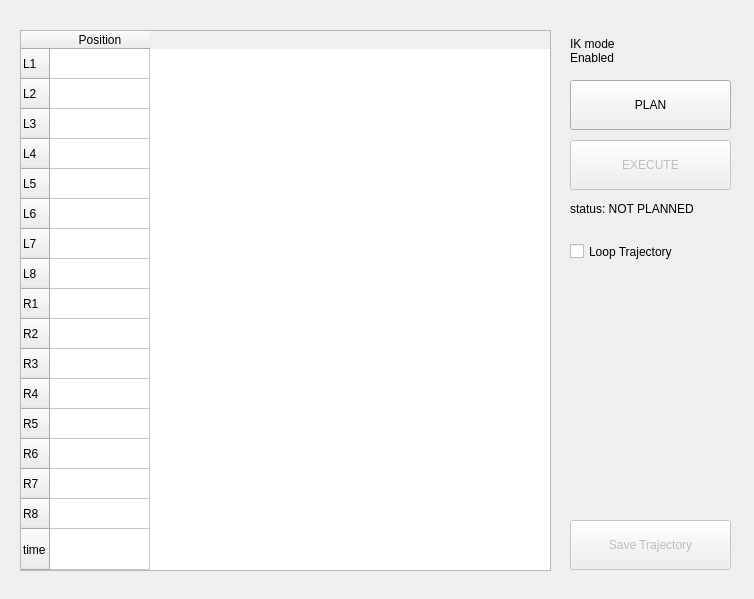
<?xml version="1.0" encoding="UTF-8"?>
<ui version="4.0">
 <class>Dialog</class>
 <widget class="QDialog" name="Dialog">
  <property name="geometry">
   <rect>
    <x>0</x>
    <y>0</y>
    <width>754</width>
    <height>599</height>
   </rect>
  </property>
  <property name="windowTitle">
   <string>movegroup</string>
  </property>
  <widget class="QPushButton" name="ikEnableBtn">
   <property name="enabled">
    <bool>true</bool>
   </property>
   <property name="geometry">
    <rect>
     <x>680</x>
     <y>30</y>
     <width>41</width>
     <height>41</height>
    </rect>
   </property>
   <property name="sizePolicy">
    <sizepolicy hsizetype="Minimum" vsizetype="Fixed">
     <horstretch>0</horstretch>
     <verstretch>0</verstretch>
    </sizepolicy>
   </property>
   <property name="minimumSize">
    <size>
     <width>41</width>
     <height>21</height>
    </size>
   </property>
   <property name="maximumSize">
    <size>
     <width>16777215</width>
     <height>16777215</height>
    </size>
   </property>
   <property name="baseSize">
    <size>
     <width>41</width>
     <height>21</height>
    </size>
   </property>
   <property name="styleSheet">
    <string notr="true">QPushButton{
	background-color: none;
	border-radius: 3%;
}</string>
   </property>
   <property name="text">
    <string/>
   </property>
   <property name="icon">
    <iconset resource="buttons.qrc">
     <normaloff>:/toggle/off</normaloff>
     <normalon>:/toggle/on</normalon>:/toggle/off</iconset>
   </property>
   <property name="iconSize">
    <size>
     <width>41</width>
     <height>40</height>
    </size>
   </property>
   <property name="checkable">
    <bool>true</bool>
   </property>
   <property name="checked">
    <bool>false</bool>
   </property>
   <property name="flat">
    <bool>true</bool>
   </property>
  </widget>
  <widget class="QLabel" name="ikLabel">
   <property name="geometry">
    <rect>
     <x>570</x>
     <y>30</y>
     <width>91</width>
     <height>41</height>
    </rect>
   </property>
   <property name="text">
    <string>IK mode
Enabled</string>
   </property>
  </widget>
  <widget class="QPushButton" name="planBtn">
   <property name="geometry">
    <rect>
     <x>570</x>
     <y>80</y>
     <width>161</width>
     <height>50</height>
    </rect>
   </property>
   <property name="text">
    <string>PLAN</string>
   </property>
  </widget>
  <widget class="QPushButton" name="execBtn">
   <property name="enabled">
    <bool>false</bool>
   </property>
   <property name="geometry">
    <rect>
     <x>570</x>
     <y>140</y>
     <width>161</width>
     <height>50</height>
    </rect>
   </property>
   <property name="text">
    <string>EXECUTE</string>
   </property>
  </widget>
  <widget class="QTableWidget" name="iterTable">
   <property name="geometry">
    <rect>
     <x>20</x>
     <y>30</y>
     <width>531</width>
     <height>541</height>
    </rect>
   </property>
   <property name="verticalScrollBarPolicy">
    <enum>Qt::ScrollBarPolicy::ScrollBarAlwaysOff</enum>
   </property>
   <property name="horizontalScrollBarPolicy">
    <enum>Qt::ScrollBarPolicy::ScrollBarAlwaysOff</enum>
   </property>
   <attribute name="verticalHeaderStretchLastSection">
    <bool>true</bool>
   </attribute>
   <row>
    <property name="text">
     <string>L1</string>
    </property>
   </row>
   <row>
    <property name="text">
     <string>L2</string>
    </property>
   </row>
   <row>
    <property name="text">
     <string>L3</string>
    </property>
   </row>
   <row>
    <property name="text">
     <string>L4</string>
    </property>
   </row>
   <row>
    <property name="text">
     <string>L5</string>
    </property>
   </row>
   <row>
    <property name="text">
     <string>L6</string>
    </property>
   </row>
   <row>
    <property name="text">
     <string>L7</string>
    </property>
   </row>
   <row>
    <property name="text">
     <string>L8</string>
    </property>
   </row>
   <row>
    <property name="text">
     <string>R1</string>
    </property>
   </row>
   <row>
    <property name="text">
     <string>R2</string>
    </property>
   </row>
   <row>
    <property name="text">
     <string>R3</string>
    </property>
   </row>
   <row>
    <property name="text">
     <string>R4</string>
    </property>
   </row>
   <row>
    <property name="text">
     <string>R5</string>
    </property>
   </row>
   <row>
    <property name="text">
     <string>R6</string>
    </property>
   </row>
   <row>
    <property name="text">
     <string>R7</string>
    </property>
   </row>
   <row>
    <property name="text">
     <string>R8</string>
    </property>
   </row>
   <row>
    <property name="text">
     <string>time</string>
    </property>
   </row>
   <column>
    <property name="text">
     <string>Position</string>
    </property>
   </column>
  </widget>
  <widget class="QLabel" name="planStatusLabel">
   <property name="geometry">
    <rect>
     <x>570</x>
     <y>200</y>
     <width>171</width>
     <height>17</height>
    </rect>
   </property>
   <property name="text">
    <string>status: NOT PLANNED</string>
   </property>
  </widget>
  <widget class="QCheckBox" name="loopCheckBox">
   <property name="geometry">
    <rect>
     <x>570</x>
     <y>240</y>
     <width>151</width>
     <height>23</height>
    </rect>
   </property>
   <property name="text">
    <string>Loop Trajectory</string>
   </property>
  </widget>
  <widget class="QPushButton" name="saveTrajBtn">
   <property name="enabled">
    <bool>false</bool>
   </property>
   <property name="geometry">
    <rect>
     <x>570</x>
     <y>520</y>
     <width>161</width>
     <height>50</height>
    </rect>
   </property>
   <property name="text">
    <string>Save Trajectory</string>
   </property>
  </widget>
 </widget>
 <resources>
  <include location="buttons.qrc"/>
 </resources>
 <connections/>
</ui>
